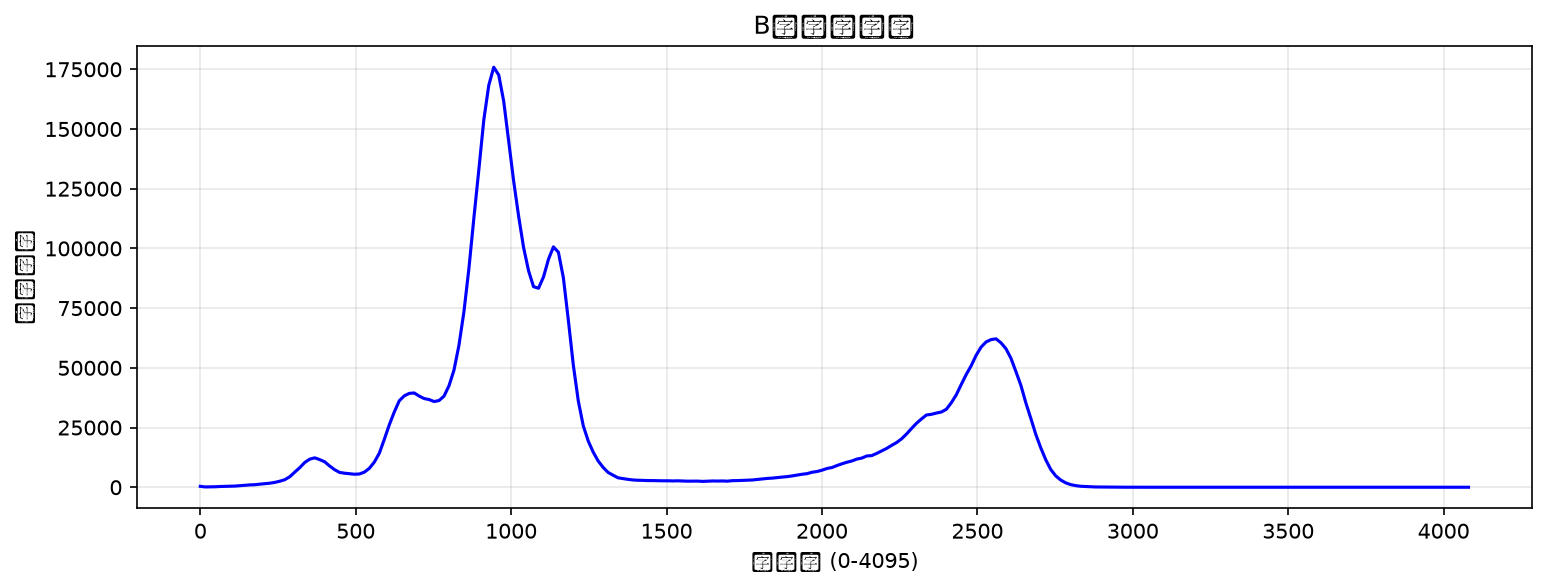
#> input picture Documents/ClientPhoto/TUC-20260716132453706_hist_B.png, 1546 x 588 px, found by its file name; its folder holds only this picture in this run
$ python analyze_camera_photos.py
#> lines starting #> are read from the running program, lines starting #| are printed output that depends on the picture
#!/usr/bin/env python3
"""
分析相机拍摄的 PNG 图片（12-bit RGB 格式）
检查亮度、对比度、噪声、标定板检测等指标
"""

import os
import sys
import numpy as np
import cv2


def analyze_image_quality(filepath):
    """分析图像质量指标"""
    print(f"\n{'='*60}")
    print(f"分析文件: {os.path.basename(filepath)}")
    print(f"文件大小: {os.path.getsize(filepath):,} 字节")
    print('='*60)

    # 读取图像（16-bit）
    img = cv2.imread(filepath, cv2.IMREAD_UNCHANGED)
#> img is the input picture: shape (588, 1546, 4); mean B, G, R, A 250.3, 248.4, 248.4, 255
    if img is None:
        print("ERROR: 无法读取图像")
        return

    height, width = img.shape[:2]
#> height = 588; width = 1546
    channels = 1 if len(img.shape) == 2 else img.shape[2]
#> channels = 4
    dtype = img.dtype

    print(f"\n=== 基本信息 ===")
    print(f"尺寸: {width} x {height}")
#| 尺寸: 1546 x 588
    print(f"通道: {channels}")
#| 通道: 4
    print(f"数据类型: {dtype}")
#| 数据类型: uint8

    # 转换为 float 进行计算
    img_float = img.astype(np.float32)

    print(f"\n=== 像素值统计 ===")
    print(f"全局范围: [{img.min()}, {img.max()}]")
#| 全局范围: [0, 255]

    # 各通道统计
    if channels == 3:
        for i, name in enumerate(['B', 'G', 'R']):
            channel = img_float[:, :, i]
            print(f"\n{name} 通道:")
            print(f"  均值: {channel.mean():.2f}")
            print(f"  标准差: {channel.std():.2f}")
            print(f"  最小值: {channel.min():.2f}")
            print(f"  最大值: {channel.max():.2f}")
            print(f"  动态范围: {channel.max() - channel.min():.2f}")
            print(f"  占满度: {(channel.max() / 4095 * 100):.2f}%")
    else:
        print(f"均值: {img_float.mean():.2f}")
#| 均值: 250.54
        print(f"标准差: {img_float.std():.2f}")
#| 标准差: 29.05

    # 亮度统计
    print(f"\n=== 亮度分析 ===")
    if channels == 3:
        # 计算灰度图
        gray = cv2.cvtColor(img, cv2.COLOR_BGR2GRAY)
    else:
        gray = img

    gray_float = gray.astype(np.float32)
    print(f"灰度均值: {gray_float.mean():.2f}")
#| 灰度均值: 250.54
    print(f"灰度标准差: {gray_float.std():.2f}")
#| 灰度标准差: 29.05

    # 直方图分析
    hist, bins = np.histogram(gray, bins=256, range=(0, 4096))
#> hist = 256 values, max 3472901 at index 15, min 0 at index 16, mean 14203.9; bins = 257 values from 0 to 4096
    total_pixels = width * height
#> total_pixels = 909048
    cdf = hist.cumsum() / total_pixels
#> cdf = 256 values from 0.0248 to 4

    # 找到有效范围
    lower_idx = np.argmax(cdf > 0.01)
#> lower_idx = 0
    upper_idx = np.argmax(cdf >= 0.99)
#> upper_idx = 15
    lower_bound = bins[lower_idx]
#> lower_bound = 0
    upper_bound = bins[upper_idx]
#> upper_bound = 240

    print(f"有效动态范围: [{lower_bound:.0f}, {upper_bound:.0f}]")
#| 有效动态范围: [0, 240]
    print(f"对比度(标准差/均值): {gray_float.std() / max(gray_float.mean(), 1):.4f}")
#| 对比度(标准差/均值): 0.1160

    # 噪声估计（使用暗区）
    print(f"\n=== 噪声分析 ===")
    dark_region = gray_float[gray_float < gray_float.mean() * 0.3]
    if len(dark_region) > 100:
        noise_std = dark_region.std()
#> noise_std = 21.72
        noise_mean = dark_region.mean()
#> noise_mean = 25.31
        print(f"暗区噪声标准差: {noise_std:.2f}")
#| 暗区噪声标准差: 21.72
        print(f"暗区噪声均值: {noise_mean:.2f}")
#| 暗区噪声均值: 25.31
        print(f"SNR(信号/噪声): {gray_float.mean() / max(noise_std, 1):.2f}")
#| SNR(信号/噪声): 11.53

    # 边缘检测
    print(f"\n=== 边缘分析 ===")
    gray_8bit = (gray / 16).astype(np.uint8)
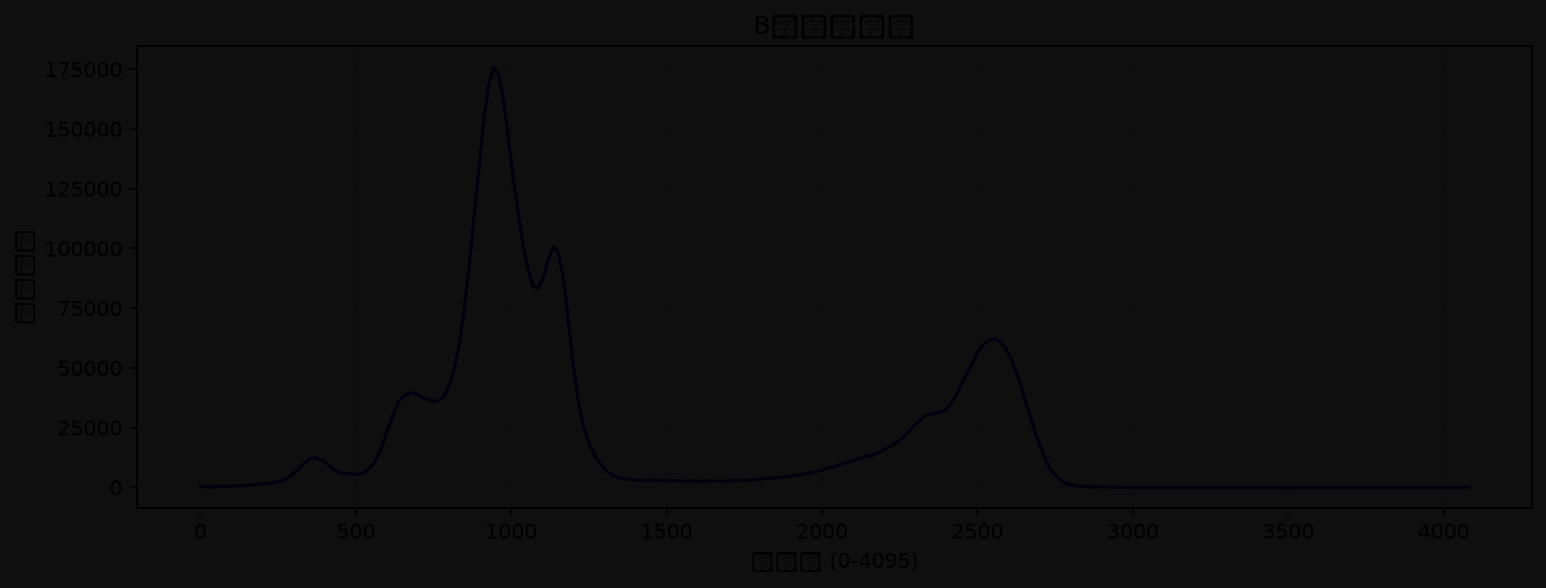
#> gray_8bit: shape (588, 1546, 4); mean B, G, R, A 14.73, 14.61, 14.61, 15
    edges = cv2.Canny(gray_8bit, 50, 150)
#> edges: shape (588, 1546); every value is 0
    edge_ratio = edges.sum() / (width * height * 255)
#> edge_ratio = 0
    print(f"边缘像素占比: {edge_ratio * 100:.2f}%")
#| 边缘像素占比: 0.00%

    # 保存预览图（转换为8-bit）
    img_8bit = (img / 16).astype(np.uint8)
    preview_path = filepath.replace('.png', '_preview_8bit.png')
    cv2.imwrite(preview_path, img_8bit)
    print(f"\n预览图已保存: {preview_path}")

    return img, img_8bit, gray_8bit


def detect_calibration_board(img_8bit, filepath):
    """尝试检测标定板"""
    print(f"\n=== 标定板检测 ===")

    # 尝试检测圆点标定板 (27x27)
    print("检测圆点标定板 (27x27)...")
    pattern_size = (27, 27)
    try:
        found, centers = cv2.findCirclesGrid(img_8bit, pattern_size,
                                              flags=cv2.CALIB_CB_SYMMETRIC_GRID)
#> found = False
        if found:
            print(f"  ✓ 成功! 检测到 {len(centers)} 个圆点")
            # 绘制检测结果
            result = cv2.drawChessboardCorners(img_8bit.copy(), pattern_size, centers, found)
            save_path = filepath.replace('.png', '_circle_detection.png')
            cv2.imwrite(save_path, result)
            print(f"  检测结果已保存: {save_path}")
        else:
            print(f"  ✗ 未检测到圆点标定板")
    except Exception as e:
        print(f"  ✗ 检测失败: {e}")

    # 尝试检测棋盘格标定板 (15x8)
    print("检测棋盘格标定板 (15x8)...")
    pattern_size = (15, 8)
    try:
        found, corners = cv2.findChessboardCorners(img_8bit, pattern_size,
                                                   flags=cv2.CALIB_CB_ADAPTIVE_THRESH |
                                                         cv2.CALIB_CB_NORMALIZE_IMAGE)
#> corners = None
        if found:
            print(f"  ✓ 成功! 检测到 {len(corners)} 个角点")
            # 绘制检测结果
            result = cv2.drawChessboardCorners(img_8bit.copy(), pattern_size, corners, found)
            save_path = filepath.replace('.png', '_chessboard_detection.png')
            cv2.imwrite(save_path, result)
            print(f"  检测结果已保存: {save_path}")
        else:
            print(f"  ✗ 未检测到棋盘格")
    except Exception as e:
        print(f"  ✗ 检测失败: {e}")


def main():
    """主函数"""
    photo_dir = r"D:\GitRepos\Aurora Application\Documents\ClientPhoto"

    if not os.path.exists(photo_dir):
        print(f"ERROR: 目录不存在: {photo_dir}")
        sys.exit(1)

    png_files = sorted([f for f in os.listdir(photo_dir) if f.lower().endswith('.png')])

    if not png_files:
        print(f"ERROR: 目录中没有 PNG 文件")
        sys.exit(1)

    print(f"找到 {len(png_files)} 个 PNG 文件")

    for filename in png_files:
        filepath = os.path.join(photo_dir, filename)
        img, img_8bit, gray_8bit = analyze_image_quality(filepath)
        detect_calibration_board(gray_8bit, filepath)


if __name__ == '__main__':
    main()
